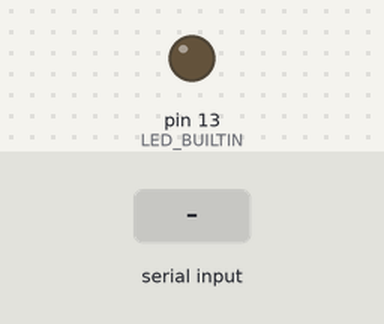
Bench run of a sketch on a simulated Arduino Nano, built with avr-gcc and run on an emulated ATmega328P. Shown: output pins drawn as LEDs (lit = HIGH). Dashed ring = blinking. The test bench sets the inputs (shaded band).

Above: at 1.2 s.
1.3 s: "O\n" received over Serial
At 1.55 s:
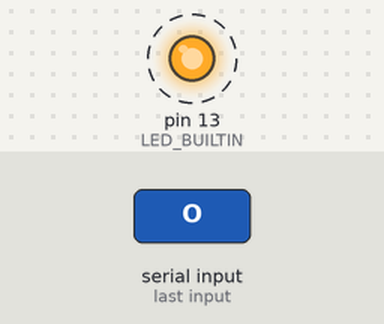
Timing chart, 0 to 4.3 s (numbered marks = the images above; inputs shaded):
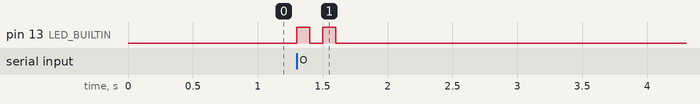

Measured:
- after the input at 1.3 s, pin 13 (LED_BUILTIN): alternates HIGH for 0.10 s and LOW for 0.10 s, 4 changes in all, then stays LOW, starting at once

The sketch:

testUART_USB__Arduino_JetsonNano.ino
```cpp
/*
  Programme pour tester une communication via port USB entre l'Arduino et la Jetson Nano
  Il faut utiliser ce programme sur l'Arduino et lancer le programme test_arduino.py sur la Jetson Nano.
  Sur la Jetson il faut donner l'instruction Y pour faire clignoter une LED de l'Arduino et N pour qu'elle ne s'allume plus.
*/

// the setup function runs once when you press reset or power the board
void setup() {
  // start serial port at 9600 bps:
  Serial.begin(9600);
  // initialize digital pin LED_BUILTIN as an output.
  pinMode(LED_BUILTIN, OUTPUT);
  while (!Serial) {
    ; // wait for serial port to connect.
  }
}

// the loop function runs over and over again forever
void loop() {
  char buffer[16];
  if (Serial.available() > 0) {
    int size = Serial.readBytesUntil('\n', buffer, 12);
    if (buffer[0] == 'O') {
      clignotement();
      delay(1000);
    }
    if (buffer[0] == 'N') {
      digitalWrite(LED_BUILTIN, LOW);    // turn the LED off by making the voltage LOW
    }
  }

}

void clignotement() {
    digitalWrite(LED_BUILTIN, HIGH);   // turn the LED on (HIGH is the voltage level)
    delay(100);                       // wait for a second
    digitalWrite(LED_BUILTIN, LOW);    // turn the LED off by making the voltage LOW
    delay(100);                       // wait for a second
    digitalWrite(LED_BUILTIN, HIGH);   // turn the LED on (HIGH is the voltage level)
    delay(100);                       // wait for a second
    digitalWrite(LED_BUILTIN, LOW);    // turn the LED off by making the voltage LOW
    delay(100);                       // wait for a second
}
```
